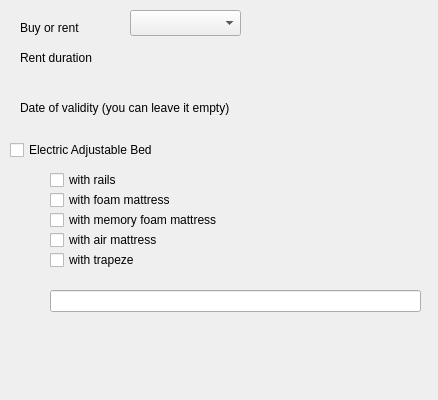
<?xml version="1.0" encoding="UTF-8"?>
<ui version="4.0">
 <class>BaseWidgets::Internal::BaseFormWidget</class>
 <widget class="QWidget" name="BaseWidgets::Internal::BaseFormWidget">
  <property name="geometry">
   <rect>
    <x>0</x>
    <y>0</y>
    <width>438</width>
    <height>400</height>
   </rect>
  </property>
  <property name="windowTitle">
   <string/>
  </property>
  <widget class="QLabel" name="label">
   <property name="geometry">
    <rect>
     <x>20</x>
     <y>20</y>
     <width>91</width>
     <height>16</height>
    </rect>
   </property>
   <property name="text">
    <string>Buy or rent</string>
   </property>
  </widget>
  <widget class="QComboBox" name="buyRent">
   <property name="geometry">
    <rect>
     <x>130</x>
     <y>10</y>
     <width>111</width>
     <height>26</height>
    </rect>
   </property>
  </widget>
  <widget class="QLabel" name="label_2">
   <property name="geometry">
    <rect>
     <x>20</x>
     <y>100</y>
     <width>251</width>
     <height>16</height>
    </rect>
   </property>
   <property name="text">
    <string>Date of validity (you can leave it empty)</string>
   </property>
  </widget>
  <widget class="QCheckBox" name="checkBox">
   <property name="geometry">
    <rect>
     <x>10</x>
     <y>140</y>
     <width>201</width>
     <height>20</height>
    </rect>
   </property>
   <property name="text">
    <string>Electric Adjustable Bed</string>
   </property>
  </widget>
  <widget class="QCheckBox" name="checkBox_2">
   <property name="geometry">
    <rect>
     <x>50</x>
     <y>170</y>
     <width>211</width>
     <height>20</height>
    </rect>
   </property>
   <property name="text">
    <string>with rails</string>
   </property>
  </widget>
  <widget class="QCheckBox" name="checkBox_3">
   <property name="geometry">
    <rect>
     <x>50</x>
     <y>190</y>
     <width>151</width>
     <height>20</height>
    </rect>
   </property>
   <property name="text">
    <string>with foam mattress</string>
   </property>
  </widget>
  <widget class="QLabel" name="label_3">
   <property name="geometry">
    <rect>
     <x>20</x>
     <y>50</y>
     <width>101</width>
     <height>16</height>
    </rect>
   </property>
   <property name="text">
    <string>Rent duration</string>
   </property>
  </widget>
  <widget class="QCheckBox" name="checkBox_4">
   <property name="geometry">
    <rect>
     <x>50</x>
     <y>230</y>
     <width>151</width>
     <height>20</height>
    </rect>
   </property>
   <property name="text">
    <string>with air mattress</string>
   </property>
  </widget>
  <widget class="QCheckBox" name="checkBox_5">
   <property name="geometry">
    <rect>
     <x>50</x>
     <y>210</y>
     <width>191</width>
     <height>20</height>
    </rect>
   </property>
   <property name="text">
    <string>with memory foam mattress</string>
   </property>
  </widget>
  <widget class="QLineEdit" name="lineEdit">
   <property name="geometry">
    <rect>
     <x>50</x>
     <y>290</y>
     <width>371</width>
     <height>22</height>
    </rect>
   </property>
  </widget>
  <widget class="QCheckBox" name="checkBox_6">
   <property name="geometry">
    <rect>
     <x>50</x>
     <y>250</y>
     <width>201</width>
     <height>20</height>
    </rect>
   </property>
   <property name="text">
    <string>with trapeze</string>
   </property>
  </widget>
  <widget class="QWidget" name="horizontalLayoutWidget">
   <property name="geometry">
    <rect>
     <x>140</x>
     <y>50</y>
     <width>151</width>
     <height>21</height>
    </rect>
   </property>
   <layout class="QHBoxLayout" name="horizontalLayout"/>
  </widget>
 </widget>
 <resources/>
 <connections/>
</ui>
